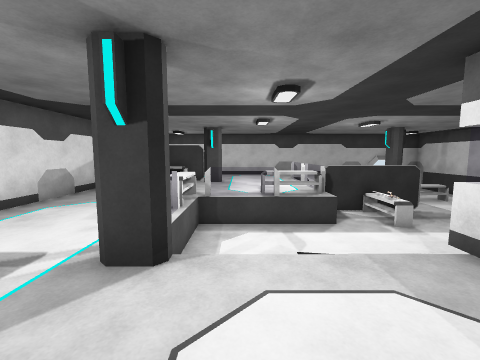
view 1 (above)

17 first-person views from a walk through a 3-D level made in the Unity game engine. The camera is 1.5 m above the floor, tilts 6° down and sees 90° across. The floor is counted in squares, 1 m on a side. Each view is taken from the middle of a square. On the plan, view 1 faces up. The plan holds only what a view shows up to about 13 squares ahead; the rest is blank. The player is left out.

view 2
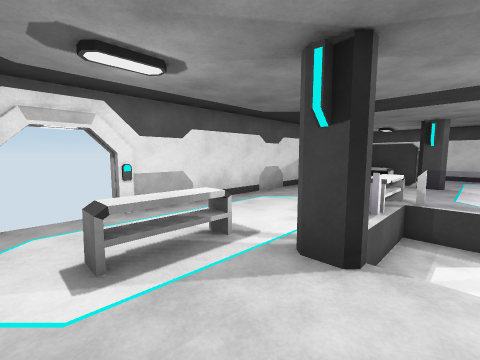

view 3
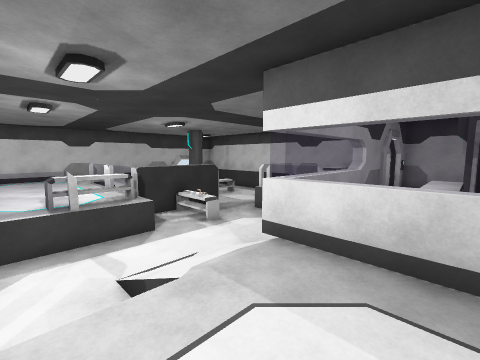

view 4
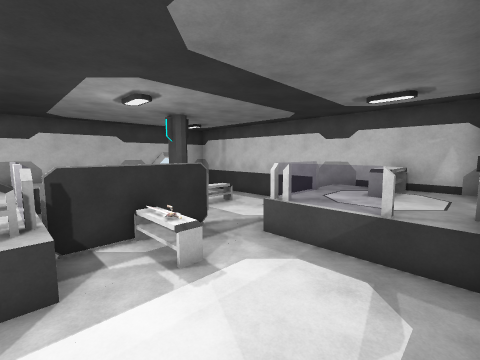

view 5
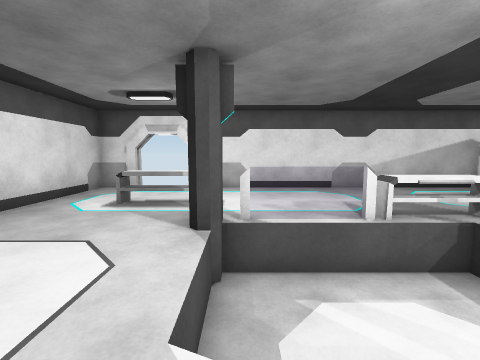

view 6
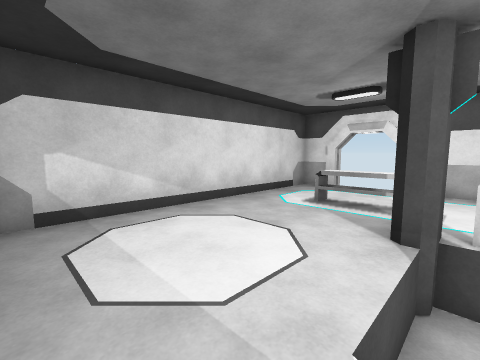

view 7
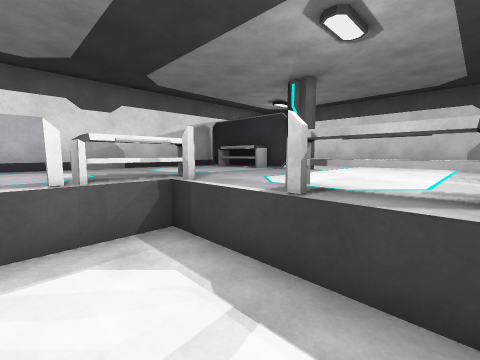

view 8
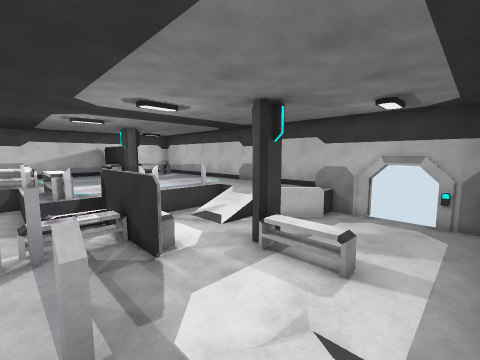

view 9
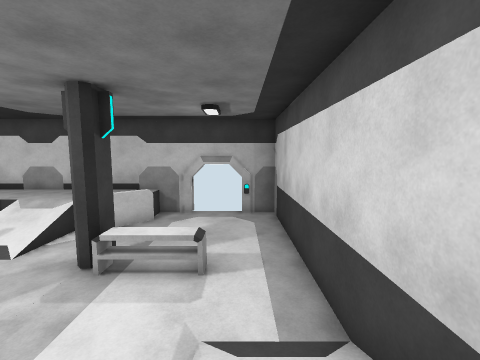

view 10
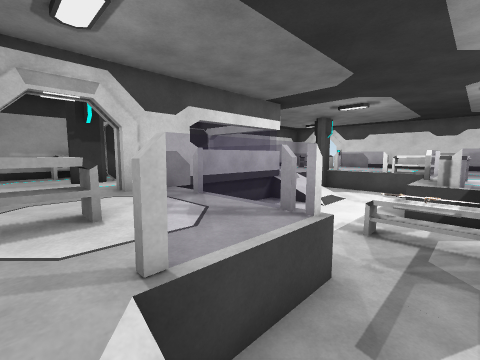

view 11
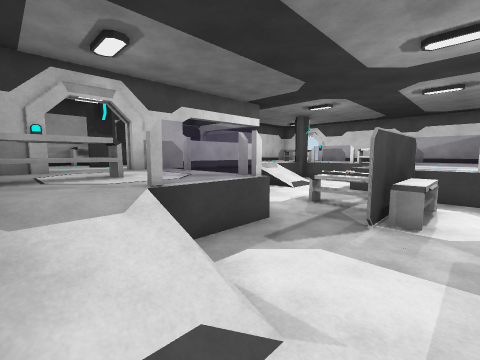

view 12
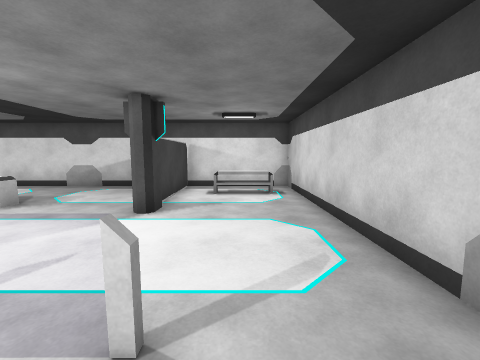

view 13
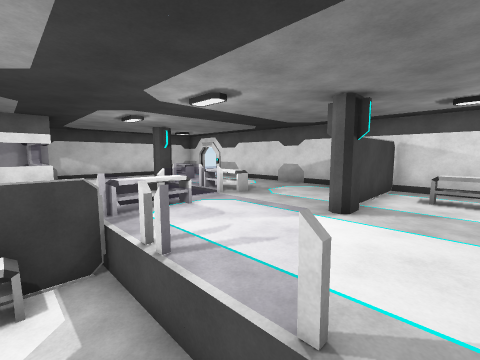

view 14
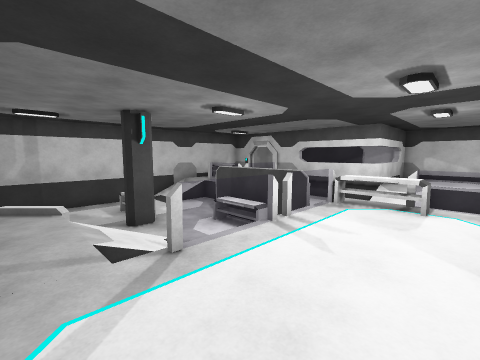

view 15
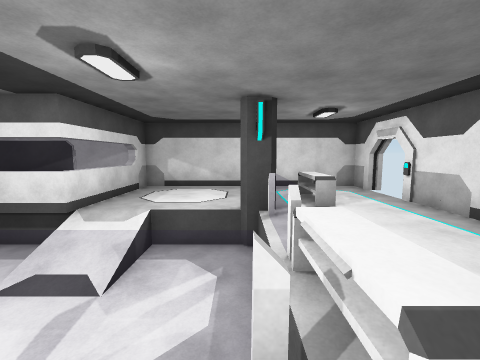

view 16
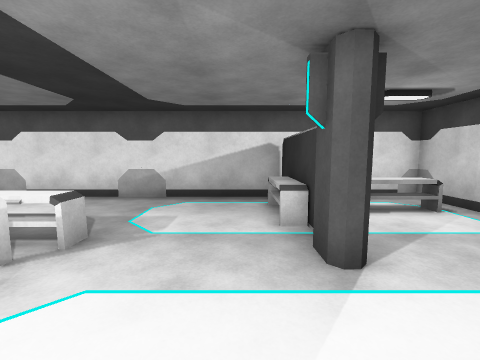

view 17
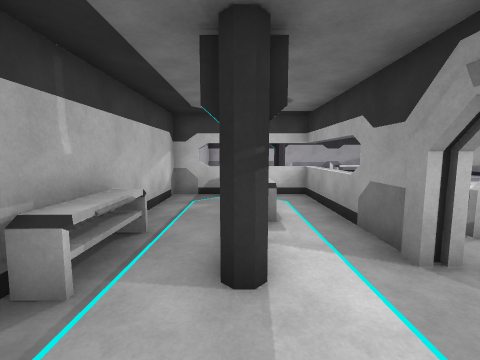

### Floor plan
Key: @ floor where view 1 was taken; # wall or solid block; x gap in a wall; . main floor; - floor 1 m lower than the main floor; / step, stairs or slope; = window, fence, low wall or low ledge; C column; T table; S sword; O other object.
Columns run from 7 left of view 1 to 14 right of it. Each row starts with its distance up from view 1.
 19                  #
 18 ##################-###
 17 #.TT.........../#----#
 16 #.TT.......=..=#-----#
 15 #.TT......=-//-------#
 14 #....##...=-//--C----#
 13 ##TTT#C...=-----#TT--#
 12 #.........#----------#
 11 #.........##TTT------#
 10 #.......TT#=-T#----//#
  9 #....T===TT-OS-----//#
  8 #....T-------T--===..#
  7 #....T----------=....#
  6 #....=----------=.TTT#
  5 #....=---//-----.....#
  4 #....#---//#===##..###
  3 #..TTCC....=........ #
  2 #..TT......=.TT..... #
  1  ..TT......=x####C...#
  0 x......@...=........
 -1 #..........#...TTTT.
 -2 ####################

Where each view was taken, in squares from view 1:
view 1: 0 up, 0 right, facing up
view 2: 0 up, 0 right, facing up-left
view 3: 1 up, 0 right, facing up-right
view 4: 4 up, 3 right, facing up-right
view 5: 4 up, 3 right, facing left
view 6: 4 up, 3 right, facing down-left
view 7: 6 up, 3 right, facing up-left
view 8: 8 up, 13 right, facing up-left
view 9: 8 up, 12 right, facing up
view 10: 10 up, 12 right, facing down-left
view 11: 12 up, 13 right, facing down-left
view 12: 16 up, 5 right, facing left
view 13: 16 up, 5 right, facing down-left
view 14: 17 up, 0 right, facing down-right
view 15: 10 up, 1 left, facing down
view 16: 12 up, 2 right, facing left
view 17: 1 up, 13 right, facing left
